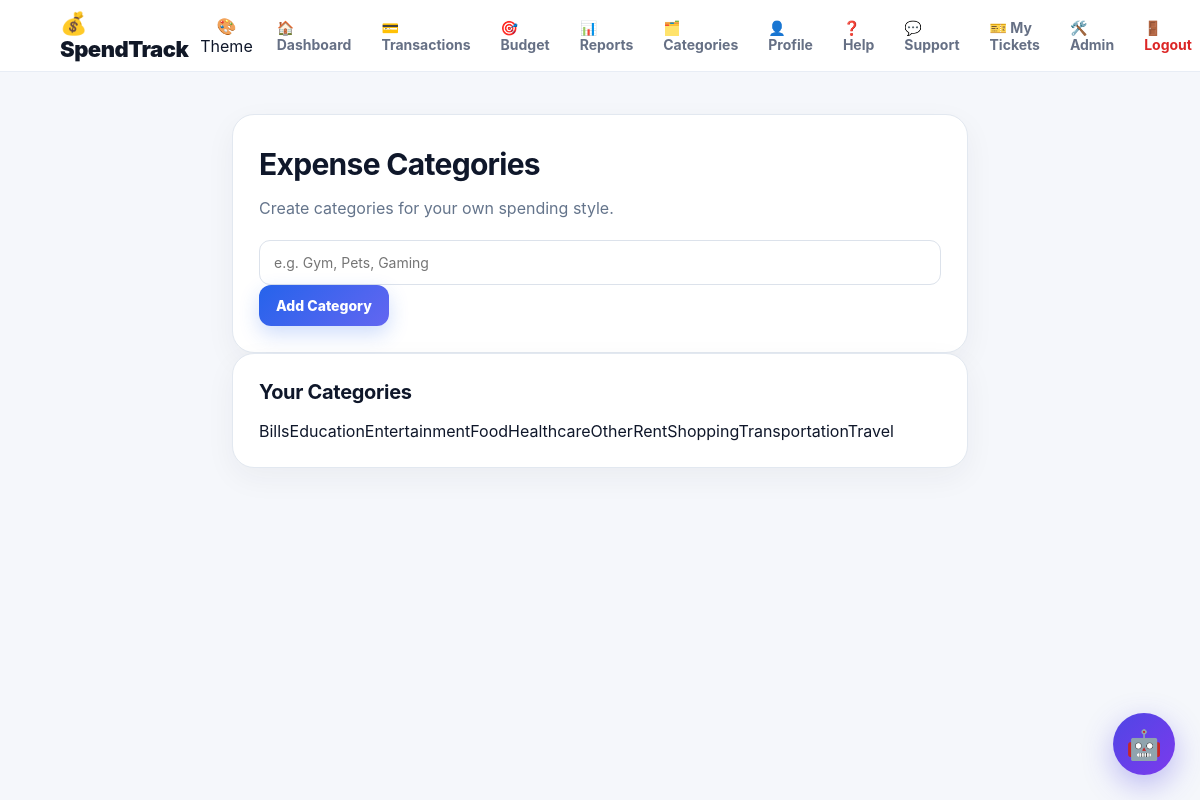
Page /categories (signed in) on the committed database.
### tables this page shows
CREATE TABLE categories (
        id INTEGER PRIMARY KEY AUTOINCREMENT, user_id INTEGER NOT NULL, name TEXT NOT NULL,
        UNIQUE(user_id,name), FOREIGN KEY(user_id) REFERENCES users(id)
    );

### app.py (the view)
@app.route("/categories")
@login_required
def categories():
    return render_template("categories.html", cats=user_categories(session["user_id"]))

### app.py (called while the page is built)
def get_db():
    conn = sqlite3.connect(DATABASE)
    conn.row_factory = sqlite3.Row
    return conn

def login_required(f):
    @wraps(f)
    def decorated_function(*args, **kwargs):
        if "user_id" not in session:
            flash("Please login first.", "error")
            return redirect(url_for("login"))
        return f(*args, **kwargs)
    return decorated_function

def user_categories(uid):
    if not uid: return CATEGORIES
    conn=get_db(); rows=conn.execute("SELECT name FROM categories WHERE user_id=? ORDER BY name",(uid,)).fetchall(); conn.close()
    return [r["name"] for r in rows] or CATEGORIES

@app.context_processor
def globals():
    return {"categories":user_categories(session.get("user_id")),"payment_methods":PAYMENT_METHODS,"month_names":MONTH_NAMES,"logged_in":"user_id" in session}

### templates/categories.html
{% extends "base.html" %}{% block title %}Categories{% endblock %}
{% block content %}
<main class="container narrow">
<section class="panel"><h1>Expense Categories</h1><p class="muted">Create categories for your own spending style.</p>
<form method="post" action="{{url_for('add_category')}}" class="inlineform"><input name="name" placeholder="e.g. Gym, Pets, Gaming" required><button class="primary">Add Category</button></form></section>
<section class="panel"><h2>Your Categories</h2><div class="chips">{% for c in cats %}<span>{{c}}</span>{% endfor %}</div></section>
</main>
{% endblock %}

### static/style.css (style rules this page uses)
* { box-sizing: border-box; }
html { scroll-behavior: smooth; }
body { margin: 0; font-family: Inter, Arial, sans-serif; background: #f4f7fb; color: #172033; }
button, input, select, textarea { font-family: inherit; }
.container { max-width: 1250px; margin: auto; padding: 42px 22px; }
.narrow { max-width: 780px; }
.muted { color: #7a8496; }
.primary, .secondary, .delete, .action { border: 0; border-radius: 12px; padding: 12px 17px; font-weight: 800; cursor: pointer; font-size: 14px; transition: 0.2s ease; }
.primary { background: linear-gradient(135deg, #2563eb, #6366f1); color: white; box-shadow: 0 8px 20px rgba(37, 99, 235, 0.22); }
.panel { background: white; border: 1px solid #e8edf5; border-radius: 22px; padding: 26px; box-shadow: 0 10px 30px rgba(31, 41, 55, 0.05); }
.panel h2 { margin-top: 0; font-size: 20px; letter-spacing: -0.3px; }
input, select, textarea { width: 100%; padding: 13px 14px; border: 1px solid #dce2eb; border-radius: 11px; outline: none; background: white; color: #172033; font-size: 14px; transition: 0.2s; }
.panel h1 { font-size: 30px; margin: 5px 0 8px; letter-spacing: -0.7px; }
.panel form { margin-top: 22px; }
button.primary { color: white; }
:root { --bg-color: #f5f7fb; --card-color: #ffffff; --text-color: #0f172a; --muted-color: #64748b; --primary-color: #4f46e5; --border-color: #e2e8f0; }
body { background: var(--bg-color); color: var(--text-color); transition: background 0.3s ease, color 0.3s ease; }
.panel, .authcard, .summary-card, .action-card, .transaction-card { background: var(--card-color); color: var(--text-color); border-color: var(--border-color); }
p, .muted, .auth-subtitle { color: var(--muted-color); }

### rows in the picture
categories: name "Bills"
categories: name "Education"
categories: name "Entertainment"
categories: name "Food"
categories: name "Healthcare"
categories: name "Other"
categories: name "Rent"
categories: name "Shopping"
categories: name "Transportation"
categories: name "Travel"
